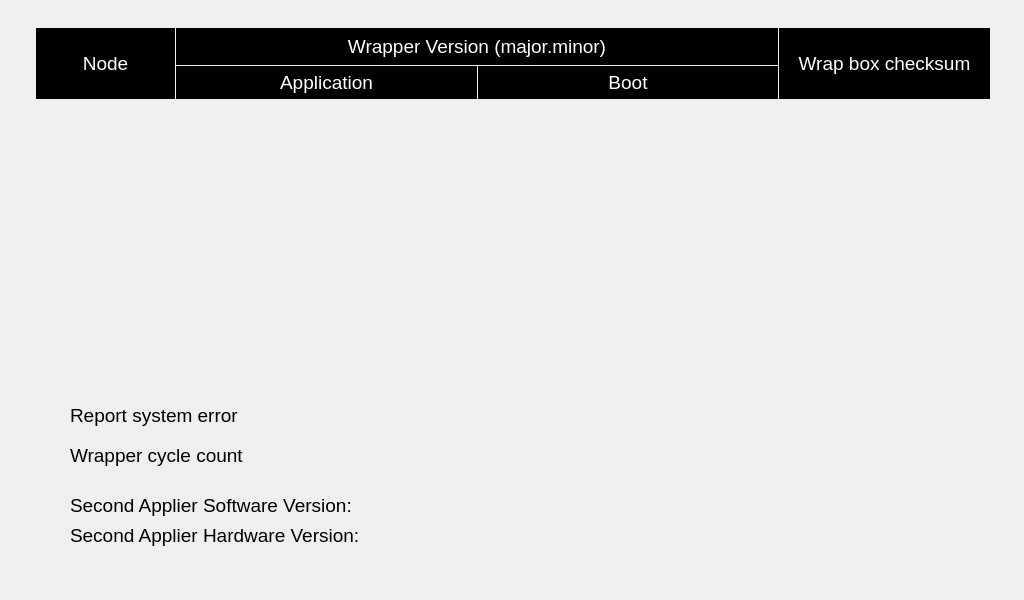
<?xml version="1.0" encoding="UTF-8"?>
<ui version="4.0">
 <class>serviceNewWrapperVersionInfo</class>
 <widget class="QWidget" name="serviceNewWrapperVersionInfo">
  <property name="geometry">
   <rect>
    <x>0</x>
    <y>0</y>
    <width>1024</width>
    <height>600</height>
   </rect>
  </property>
  <property name="font">
   <font>
    <pointsize>22</pointsize>
   </font>
  </property>
  <property name="windowTitle">
   <string>Form</string>
  </property>
  <widget class="QLabel" name="label">
   <property name="geometry">
    <rect>
     <x>36</x>
     <y>28</y>
     <width>139</width>
     <height>71</height>
    </rect>
   </property>
   <property name="font">
    <font>
     <pointsize>14</pointsize>
    </font>
   </property>
   <property name="styleSheet">
    <string notr="true">color: rgb(255, 255, 255);
background-color: rgb(0, 0, 0);</string>
   </property>
   <property name="text">
    <string>Node</string>
   </property>
   <property name="alignment">
    <set>Qt::AlignCenter</set>
   </property>
   <property name="wordWrap">
    <bool>true</bool>
   </property>
  </widget>
  <widget class="QLabel" name="label_2">
   <property name="geometry">
    <rect>
     <x>176</x>
     <y>28</y>
     <width>602</width>
     <height>37</height>
    </rect>
   </property>
   <property name="font">
    <font>
     <pointsize>14</pointsize>
    </font>
   </property>
   <property name="styleSheet">
    <string notr="true">color: rgb(255, 255, 255);
background-color: rgb(0, 0, 0);</string>
   </property>
   <property name="text">
    <string>Wrapper Version (major.minor)</string>
   </property>
   <property name="alignment">
    <set>Qt::AlignCenter</set>
   </property>
  </widget>
  <widget class="QLabel" name="label_3">
   <property name="geometry">
    <rect>
     <x>779</x>
     <y>28</y>
     <width>211</width>
     <height>71</height>
    </rect>
   </property>
   <property name="font">
    <font>
     <pointsize>14</pointsize>
    </font>
   </property>
   <property name="styleSheet">
    <string notr="true">color: rgb(255, 255, 255);
background-color: rgb(0, 0, 0);</string>
   </property>
   <property name="text">
    <string>Wrap box checksum</string>
   </property>
   <property name="alignment">
    <set>Qt::AlignCenter</set>
   </property>
   <property name="wordWrap">
    <bool>true</bool>
   </property>
  </widget>
  <widget class="QLabel" name="label_4">
   <property name="geometry">
    <rect>
     <x>176</x>
     <y>66</y>
     <width>301</width>
     <height>33</height>
    </rect>
   </property>
   <property name="font">
    <font>
     <pointsize>14</pointsize>
    </font>
   </property>
   <property name="styleSheet">
    <string notr="true">color: rgb(255, 255, 255);
background-color: rgb(0, 0, 0);</string>
   </property>
   <property name="text">
    <string>Application</string>
   </property>
   <property name="alignment">
    <set>Qt::AlignCenter</set>
   </property>
  </widget>
  <widget class="QLabel" name="label_6">
   <property name="geometry">
    <rect>
     <x>478</x>
     <y>66</y>
     <width>300</width>
     <height>33</height>
    </rect>
   </property>
   <property name="font">
    <font>
     <pointsize>14</pointsize>
    </font>
   </property>
   <property name="styleSheet">
    <string notr="true">color: rgb(255, 255, 255);
background-color: rgb(0, 0, 0);</string>
   </property>
   <property name="text">
    <string>Boot</string>
   </property>
   <property name="alignment">
    <set>Qt::AlignCenter</set>
   </property>
  </widget>
  <widget class="QLabel" name="label_7">
   <property name="geometry">
    <rect>
     <x>70</x>
     <y>400</y>
     <width>301</width>
     <height>31</height>
    </rect>
   </property>
   <property name="font">
    <font>
     <pointsize>14</pointsize>
    </font>
   </property>
   <property name="text">
    <string>Report system error</string>
   </property>
  </widget>
  <widget class="QLabel" name="lblReportSystemErrorValue">
   <property name="geometry">
    <rect>
     <x>410</x>
     <y>400</y>
     <width>200</width>
     <height>31</height>
    </rect>
   </property>
   <property name="font">
    <font>
     <pointsize>14</pointsize>
    </font>
   </property>
   <property name="text">
    <string notr="true"/>
   </property>
   <property name="alignment">
    <set>Qt::AlignCenter</set>
   </property>
  </widget>
  <widget class="QLabel" name="lblNode2Node">
   <property name="geometry">
    <rect>
     <x>37</x>
     <y>147</y>
     <width>139</width>
     <height>31</height>
    </rect>
   </property>
   <property name="font">
    <font>
     <pointsize>17</pointsize>
    </font>
   </property>
   <property name="text">
    <string notr="true"/>
   </property>
   <property name="alignment">
    <set>Qt::AlignCenter</set>
   </property>
  </widget>
  <widget class="QLabel" name="lblNode2Application">
   <property name="geometry">
    <rect>
     <x>177</x>
     <y>147</y>
     <width>301</width>
     <height>31</height>
    </rect>
   </property>
   <property name="font">
    <font>
     <pointsize>17</pointsize>
    </font>
   </property>
   <property name="text">
    <string notr="true"/>
   </property>
   <property name="alignment">
    <set>Qt::AlignCenter</set>
   </property>
  </widget>
  <widget class="QLabel" name="lblNode2Boot">
   <property name="geometry">
    <rect>
     <x>478</x>
     <y>147</y>
     <width>300</width>
     <height>31</height>
    </rect>
   </property>
   <property name="font">
    <font>
     <pointsize>17</pointsize>
    </font>
   </property>
   <property name="text">
    <string notr="true"/>
   </property>
   <property name="alignment">
    <set>Qt::AlignCenter</set>
   </property>
  </widget>
  <widget class="QLabel" name="lblNode2Checksum">
   <property name="geometry">
    <rect>
     <x>780</x>
     <y>147</y>
     <width>211</width>
     <height>31</height>
    </rect>
   </property>
   <property name="font">
    <font>
     <pointsize>17</pointsize>
    </font>
   </property>
   <property name="text">
    <string notr="true"/>
   </property>
   <property name="alignment">
    <set>Qt::AlignCenter</set>
   </property>
  </widget>
  <widget class="QLabel" name="lblNode1Node">
   <property name="geometry">
    <rect>
     <x>37</x>
     <y>110</y>
     <width>139</width>
     <height>31</height>
    </rect>
   </property>
   <property name="font">
    <font>
     <pointsize>17</pointsize>
    </font>
   </property>
   <property name="text">
    <string notr="true"/>
   </property>
   <property name="alignment">
    <set>Qt::AlignCenter</set>
   </property>
  </widget>
  <widget class="QLabel" name="lblNode1Boot">
   <property name="geometry">
    <rect>
     <x>478</x>
     <y>110</y>
     <width>300</width>
     <height>31</height>
    </rect>
   </property>
   <property name="font">
    <font>
     <pointsize>17</pointsize>
    </font>
   </property>
   <property name="text">
    <string notr="true"/>
   </property>
   <property name="alignment">
    <set>Qt::AlignCenter</set>
   </property>
  </widget>
  <widget class="QLabel" name="lblNode1Application">
   <property name="geometry">
    <rect>
     <x>177</x>
     <y>110</y>
     <width>301</width>
     <height>31</height>
    </rect>
   </property>
   <property name="font">
    <font>
     <pointsize>17</pointsize>
    </font>
   </property>
   <property name="text">
    <string notr="true"/>
   </property>
   <property name="alignment">
    <set>Qt::AlignCenter</set>
   </property>
  </widget>
  <widget class="QLabel" name="lblNode1Checksum">
   <property name="geometry">
    <rect>
     <x>780</x>
     <y>110</y>
     <width>211</width>
     <height>31</height>
    </rect>
   </property>
   <property name="font">
    <font>
     <pointsize>17</pointsize>
    </font>
   </property>
   <property name="text">
    <string notr="true"/>
   </property>
   <property name="alignment">
    <set>Qt::AlignCenter</set>
   </property>
  </widget>
  <widget class="QLabel" name="lblNode3Node">
   <property name="geometry">
    <rect>
     <x>37</x>
     <y>182</y>
     <width>139</width>
     <height>31</height>
    </rect>
   </property>
   <property name="font">
    <font>
     <pointsize>17</pointsize>
    </font>
   </property>
   <property name="text">
    <string notr="true"/>
   </property>
   <property name="alignment">
    <set>Qt::AlignCenter</set>
   </property>
  </widget>
  <widget class="QLabel" name="lblNode3Boot">
   <property name="geometry">
    <rect>
     <x>478</x>
     <y>182</y>
     <width>300</width>
     <height>31</height>
    </rect>
   </property>
   <property name="font">
    <font>
     <pointsize>17</pointsize>
    </font>
   </property>
   <property name="text">
    <string notr="true"/>
   </property>
   <property name="alignment">
    <set>Qt::AlignCenter</set>
   </property>
  </widget>
  <widget class="QLabel" name="lblNode3Application">
   <property name="geometry">
    <rect>
     <x>177</x>
     <y>182</y>
     <width>301</width>
     <height>31</height>
    </rect>
   </property>
   <property name="font">
    <font>
     <pointsize>17</pointsize>
    </font>
   </property>
   <property name="text">
    <string notr="true"/>
   </property>
   <property name="alignment">
    <set>Qt::AlignCenter</set>
   </property>
  </widget>
  <widget class="QLabel" name="lblNode3Checksum">
   <property name="geometry">
    <rect>
     <x>780</x>
     <y>182</y>
     <width>211</width>
     <height>31</height>
    </rect>
   </property>
   <property name="font">
    <font>
     <pointsize>17</pointsize>
    </font>
   </property>
   <property name="text">
    <string notr="true"/>
   </property>
   <property name="alignment">
    <set>Qt::AlignCenter</set>
   </property>
  </widget>
  <widget class="QLabel" name="lblNode4Node">
   <property name="geometry">
    <rect>
     <x>37</x>
     <y>220</y>
     <width>139</width>
     <height>31</height>
    </rect>
   </property>
   <property name="font">
    <font>
     <pointsize>17</pointsize>
    </font>
   </property>
   <property name="text">
    <string notr="true"/>
   </property>
   <property name="alignment">
    <set>Qt::AlignCenter</set>
   </property>
  </widget>
  <widget class="QLabel" name="lblNode4Boot">
   <property name="geometry">
    <rect>
     <x>478</x>
     <y>220</y>
     <width>300</width>
     <height>31</height>
    </rect>
   </property>
   <property name="font">
    <font>
     <pointsize>17</pointsize>
    </font>
   </property>
   <property name="text">
    <string notr="true"/>
   </property>
   <property name="alignment">
    <set>Qt::AlignCenter</set>
   </property>
  </widget>
  <widget class="QLabel" name="lblNode4Application">
   <property name="geometry">
    <rect>
     <x>177</x>
     <y>220</y>
     <width>301</width>
     <height>31</height>
    </rect>
   </property>
   <property name="font">
    <font>
     <pointsize>17</pointsize>
    </font>
   </property>
   <property name="text">
    <string notr="true"/>
   </property>
   <property name="alignment">
    <set>Qt::AlignCenter</set>
   </property>
  </widget>
  <widget class="QLabel" name="lblNode4Checksum">
   <property name="geometry">
    <rect>
     <x>780</x>
     <y>220</y>
     <width>211</width>
     <height>31</height>
    </rect>
   </property>
   <property name="font">
    <font>
     <pointsize>17</pointsize>
    </font>
   </property>
   <property name="text">
    <string notr="true"/>
   </property>
   <property name="alignment">
    <set>Qt::AlignCenter</set>
   </property>
  </widget>
  <widget class="QLabel" name="lblNode5Node">
   <property name="geometry">
    <rect>
     <x>37</x>
     <y>258</y>
     <width>139</width>
     <height>31</height>
    </rect>
   </property>
   <property name="font">
    <font>
     <pointsize>17</pointsize>
    </font>
   </property>
   <property name="text">
    <string notr="true"/>
   </property>
   <property name="alignment">
    <set>Qt::AlignCenter</set>
   </property>
  </widget>
  <widget class="QLabel" name="lblNode5Boot">
   <property name="geometry">
    <rect>
     <x>478</x>
     <y>258</y>
     <width>300</width>
     <height>31</height>
    </rect>
   </property>
   <property name="font">
    <font>
     <pointsize>17</pointsize>
    </font>
   </property>
   <property name="text">
    <string notr="true"/>
   </property>
   <property name="alignment">
    <set>Qt::AlignCenter</set>
   </property>
  </widget>
  <widget class="QLabel" name="lblNode5Application">
   <property name="geometry">
    <rect>
     <x>177</x>
     <y>258</y>
     <width>301</width>
     <height>31</height>
    </rect>
   </property>
   <property name="font">
    <font>
     <pointsize>17</pointsize>
    </font>
   </property>
   <property name="text">
    <string notr="true"/>
   </property>
   <property name="alignment">
    <set>Qt::AlignCenter</set>
   </property>
  </widget>
  <widget class="QLabel" name="lblNode5Checksum">
   <property name="geometry">
    <rect>
     <x>780</x>
     <y>258</y>
     <width>211</width>
     <height>31</height>
    </rect>
   </property>
   <property name="font">
    <font>
     <pointsize>17</pointsize>
    </font>
   </property>
   <property name="text">
    <string notr="true"/>
   </property>
   <property name="alignment">
    <set>Qt::AlignCenter</set>
   </property>
  </widget>
  <widget class="QLabel" name="label_8">
   <property name="geometry">
    <rect>
     <x>70</x>
     <y>440</y>
     <width>301</width>
     <height>31</height>
    </rect>
   </property>
   <property name="font">
    <font>
     <pointsize>14</pointsize>
    </font>
   </property>
   <property name="text">
    <string>Wrapper cycle count</string>
   </property>
  </widget>
  <widget class="QLabel" name="lblWrapperCycleCount">
   <property name="geometry">
    <rect>
     <x>410</x>
     <y>440</y>
     <width>200</width>
     <height>31</height>
    </rect>
   </property>
   <property name="font">
    <font>
     <pointsize>14</pointsize>
    </font>
   </property>
   <property name="text">
    <string notr="true"/>
   </property>
   <property name="alignment">
    <set>Qt::AlignCenter</set>
   </property>
  </widget>
  <widget class="QLabel" name="lblNode6Checksum">
   <property name="geometry">
    <rect>
     <x>780</x>
     <y>296</y>
     <width>211</width>
     <height>31</height>
    </rect>
   </property>
   <property name="font">
    <font>
     <pointsize>17</pointsize>
    </font>
   </property>
   <property name="text">
    <string notr="true"/>
   </property>
   <property name="alignment">
    <set>Qt::AlignCenter</set>
   </property>
  </widget>
  <widget class="QLabel" name="lblNode6Node">
   <property name="geometry">
    <rect>
     <x>37</x>
     <y>296</y>
     <width>139</width>
     <height>31</height>
    </rect>
   </property>
   <property name="font">
    <font>
     <pointsize>17</pointsize>
    </font>
   </property>
   <property name="text">
    <string notr="true"/>
   </property>
   <property name="alignment">
    <set>Qt::AlignCenter</set>
   </property>
  </widget>
  <widget class="QLabel" name="lblNode6Boot">
   <property name="geometry">
    <rect>
     <x>478</x>
     <y>296</y>
     <width>300</width>
     <height>31</height>
    </rect>
   </property>
   <property name="font">
    <font>
     <pointsize>17</pointsize>
    </font>
   </property>
   <property name="text">
    <string notr="true"/>
   </property>
   <property name="alignment">
    <set>Qt::AlignCenter</set>
   </property>
  </widget>
  <widget class="QLabel" name="lblNode6Application">
   <property name="geometry">
    <rect>
     <x>177</x>
     <y>296</y>
     <width>301</width>
     <height>31</height>
    </rect>
   </property>
   <property name="font">
    <font>
     <pointsize>17</pointsize>
    </font>
   </property>
   <property name="text">
    <string notr="true"/>
   </property>
   <property name="alignment">
    <set>Qt::AlignCenter</set>
   </property>
  </widget>
  <widget class="QLabel" name="label_9">
   <property name="geometry">
    <rect>
     <x>70</x>
     <y>490</y>
     <width>311</width>
     <height>31</height>
    </rect>
   </property>
   <property name="font">
    <font>
     <pointsize>14</pointsize>
    </font>
   </property>
   <property name="text">
    <string>Second Applier Software Version:</string>
   </property>
  </widget>
  <widget class="QLabel" name="label_10">
   <property name="geometry">
    <rect>
     <x>70</x>
     <y>520</y>
     <width>311</width>
     <height>31</height>
    </rect>
   </property>
   <property name="font">
    <font>
     <pointsize>14</pointsize>
    </font>
   </property>
   <property name="text">
    <string>Second Applier Hardware Version:</string>
   </property>
  </widget>
  <widget class="QLabel" name="lblTofSoftwareVersion">
   <property name="geometry">
    <rect>
     <x>410</x>
     <y>490</y>
     <width>301</width>
     <height>31</height>
    </rect>
   </property>
   <property name="font">
    <font>
     <pointsize>14</pointsize>
    </font>
   </property>
   <property name="text">
    <string/>
   </property>
  </widget>
  <widget class="QLabel" name="lblTofHardwareVersion">
   <property name="geometry">
    <rect>
     <x>410</x>
     <y>520</y>
     <width>301</width>
     <height>31</height>
    </rect>
   </property>
   <property name="font">
    <font>
     <pointsize>14</pointsize>
    </font>
   </property>
   <property name="text">
    <string/>
   </property>
  </widget>
 </widget>
 <resources/>
 <connections/>
</ui>
